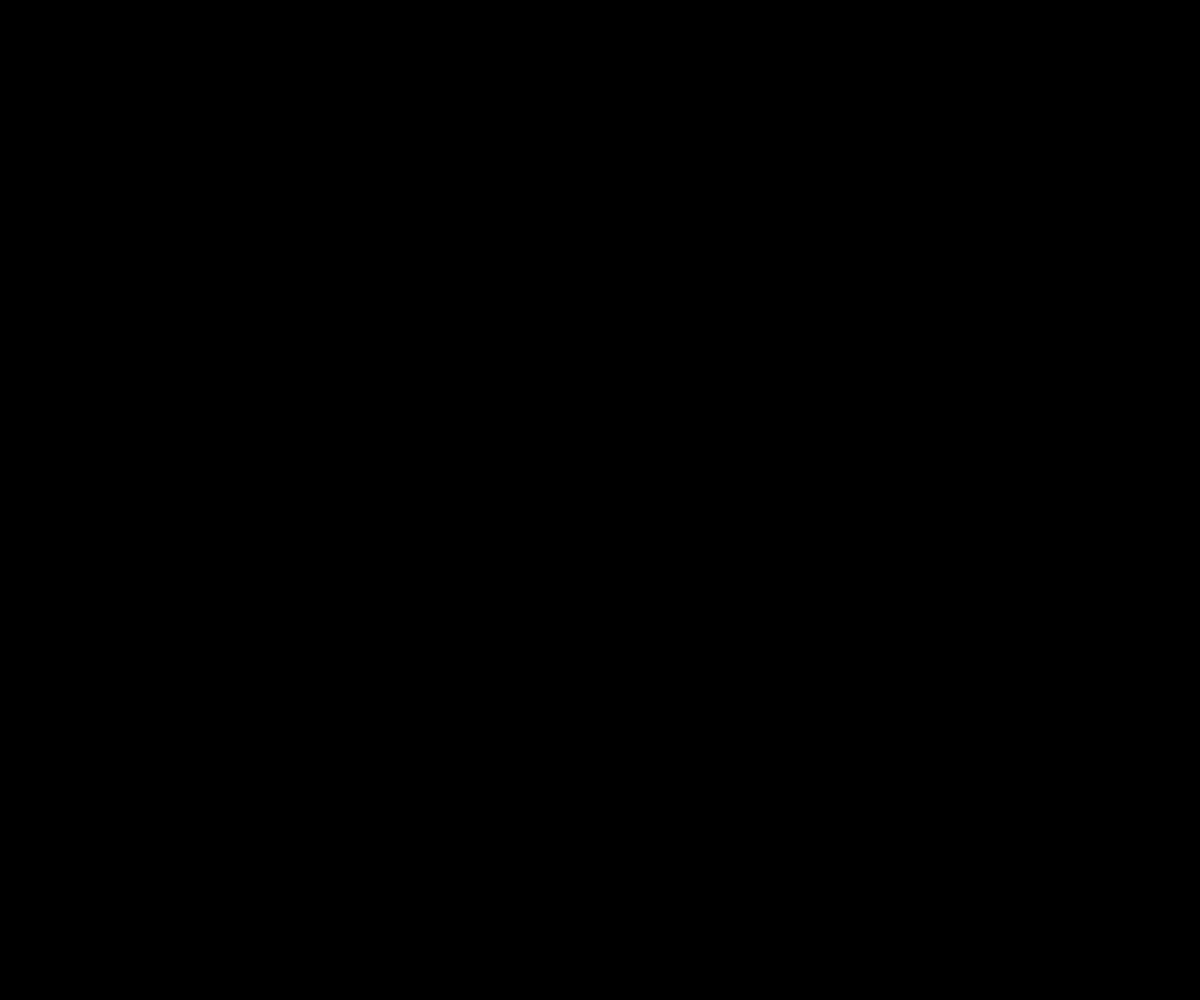
Frame 1 (no input)
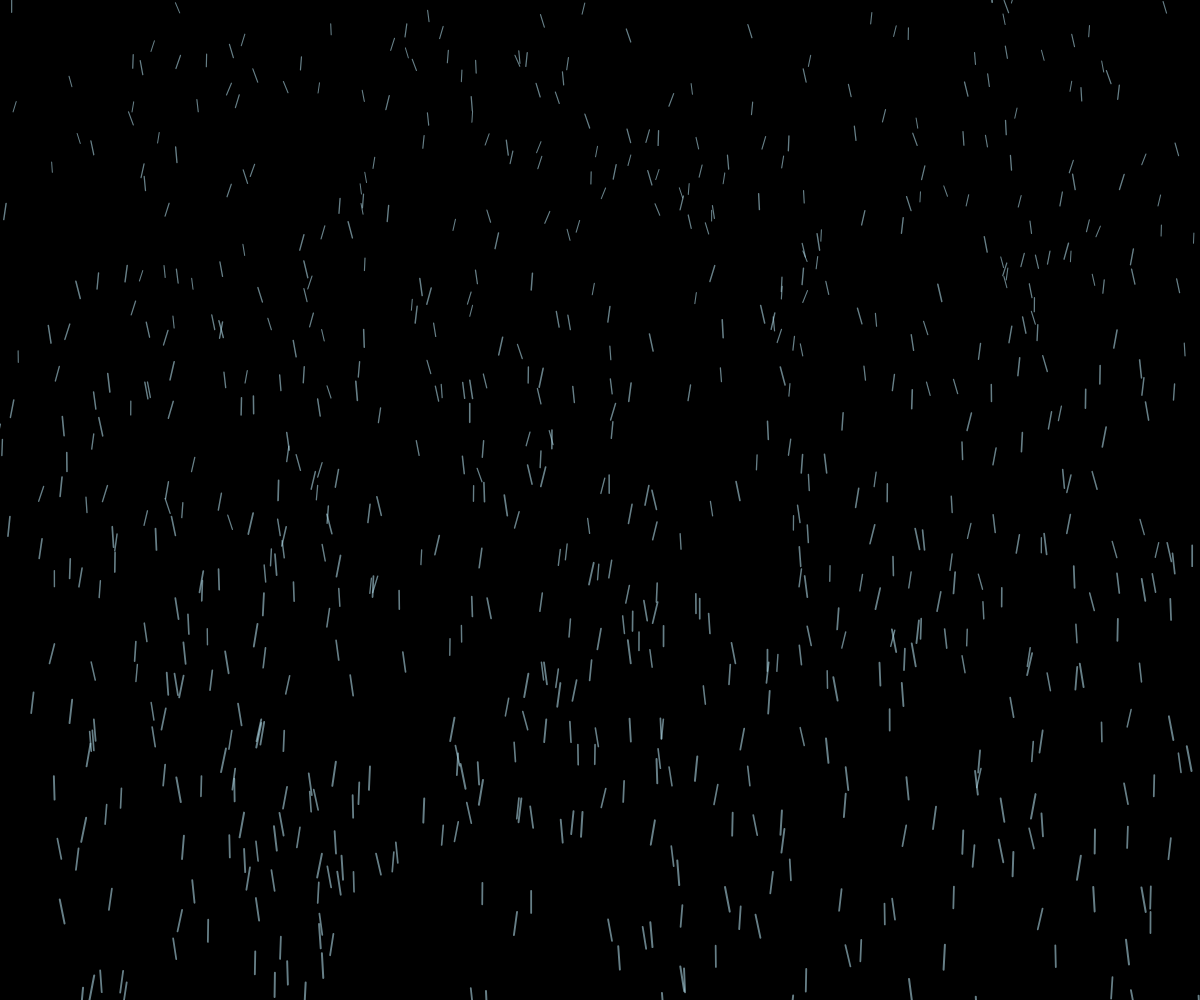
Frame 60 (no input)
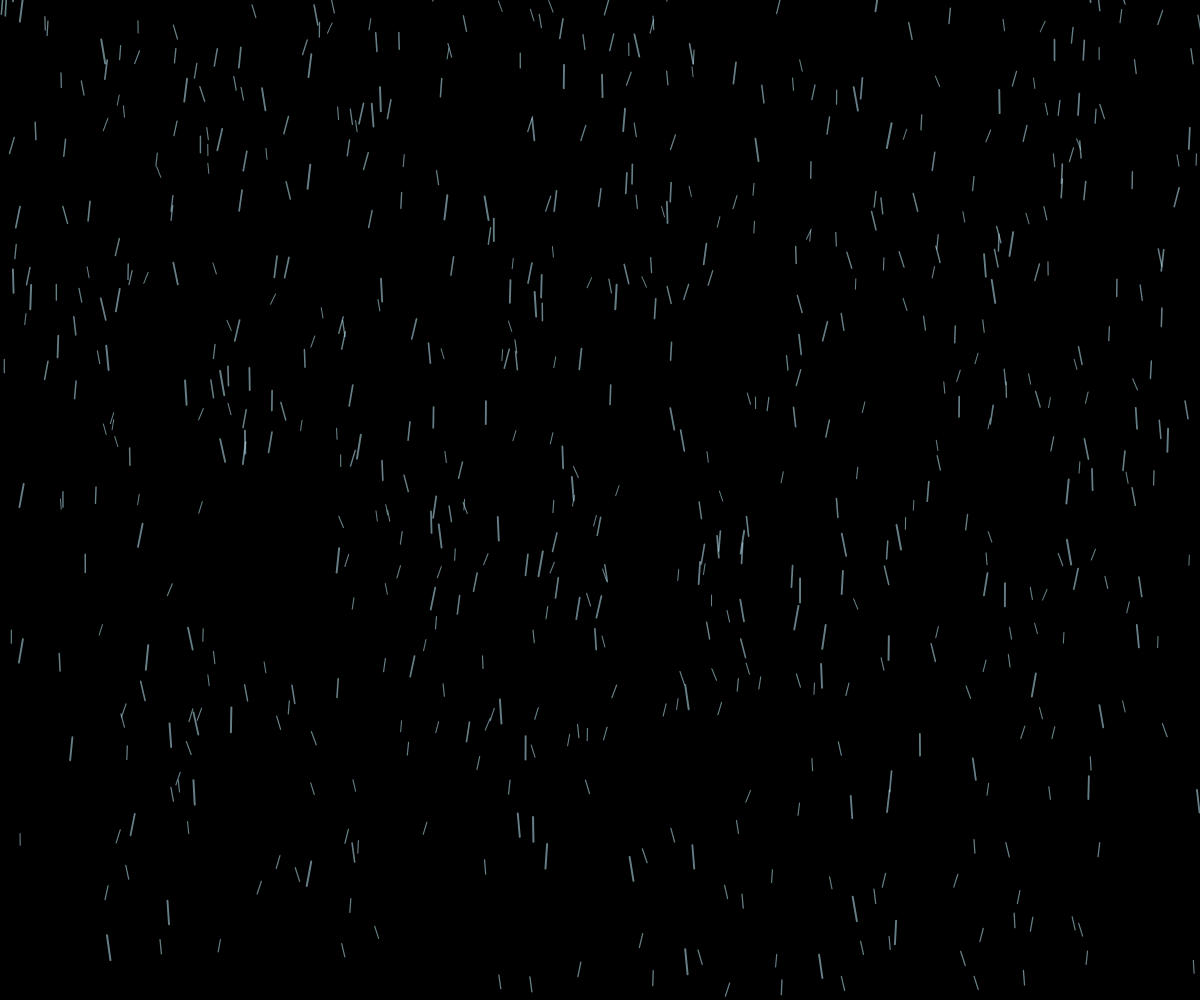
Frame 120 (the mouse pressed at the canvas centre since frame 60)

The p5.js sketch that drew these frames (run headless with seeded random() and noise() and a simulated clock; from frame 60 on, the mouse is pressed at the canvas centre):

// p5.js sketch
// ── sketch.js
let drops = [];
let numDrops = 800; 

function setup() {
  createCanvas(windowWidth, windowHeight);
  for (let i = 0; i < numDrops; i++) {
    drops.push(new Drop());
  }
}

function draw() {
  background(0);
  drops.forEach(drop => {
    drop.fall();
    drop.display();
  });
}

class Drop {
  constructor() {
    this.reset();
  }

  reset() {
    this.x = random(width);
    this.y = random(-500, -50);
    this.z = random(0, 20);
    this.len = map(this.z, 0, 20, 10, 25);
    this.yspeed = map(this.z, 0, 20, 5, 15);
    this.xspeed = random(-1, 1); 
    this.thickness = map(this.z, 0, 20, 1, 2); 
    this.color = color(173, 216, 230, 150); 
  }

  fall() {
    this.y += this.yspeed;
    this.x += this.xspeed;
    this.yspeed += map(this.z, 0, 20, 0, 0.2); 
    if (this.y > height) {
      this.reset();
    }
    if (this.x > width + 20 || this.x < -20) {
      this.x = random(width);
    }
  }

  display() {
    strokeWeight(this.thickness);
    stroke(this.color);
    line(this.x, this.y, this.x + this.xspeed * 5, this.y + this.len); 
  }
}
